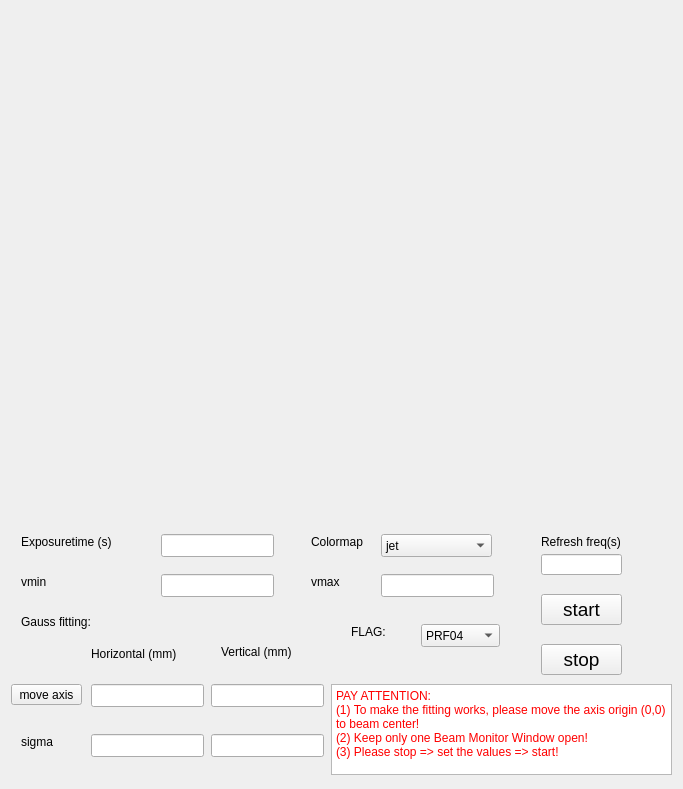
<?xml version="1.0" encoding="UTF-8"?>
<ui version="4.0">
 <class>Form</class>
 <widget class="QWidget" name="Form">
  <property name="geometry">
   <rect>
    <x>0</x>
    <y>0</y>
    <width>683</width>
    <height>789</height>
   </rect>
  </property>
  <property name="windowTitle">
   <string>Beam Monitor</string>
  </property>
  <layout class="QVBoxLayout" name="verticalLayout_3">
   <item>
    <layout class="QVBoxLayout" name="verticalLayout_2" stretch="2,1">
     <item>
      <widget class="MplWidget" name="widget" native="true"/>
     </item>
     <item>
      <widget class="QWidget" name="widget_2" native="true">
       <widget class="QLineEdit" name="lineEdit_4">
        <property name="geometry">
         <rect>
          <x>150</x>
          <y>50</y>
          <width>113</width>
          <height>23</height>
         </rect>
        </property>
       </widget>
       <widget class="QPushButton" name="pushButton">
        <property name="geometry">
         <rect>
          <x>530</x>
          <y>70</y>
          <width>81</width>
          <height>31</height>
         </rect>
        </property>
        <property name="font">
         <font>
          <pointsize>14</pointsize>
         </font>
        </property>
        <property name="text">
         <string>start</string>
        </property>
       </widget>
       <widget class="QLabel" name="label_8">
        <property name="geometry">
         <rect>
          <x>10</x>
          <y>210</y>
          <width>91</width>
          <height>16</height>
         </rect>
        </property>
        <property name="text">
         <string>sigma</string>
        </property>
       </widget>
       <widget class="QLabel" name="label_6">
        <property name="geometry">
         <rect>
          <x>80</x>
          <y>120</y>
          <width>111</width>
          <height>20</height>
         </rect>
        </property>
        <property name="text">
         <string>Horizontal (mm)</string>
        </property>
       </widget>
       <widget class="QLabel" name="label_5">
        <property name="geometry">
         <rect>
          <x>10</x>
          <y>90</y>
          <width>91</width>
          <height>16</height>
         </rect>
        </property>
        <property name="text">
         <string>Gauss fitting:</string>
        </property>
       </widget>
       <widget class="QLineEdit" name="lineEdit_6">
        <property name="geometry">
         <rect>
          <x>200</x>
          <y>210</y>
          <width>113</width>
          <height>23</height>
         </rect>
        </property>
       </widget>
       <widget class="QLabel" name="label_2">
        <property name="geometry">
         <rect>
          <x>300</x>
          <y>10</y>
          <width>91</width>
          <height>16</height>
         </rect>
        </property>
        <property name="text">
         <string>Colormap</string>
        </property>
       </widget>
       <widget class="QComboBox" name="comboBox_2">
        <property name="geometry">
         <rect>
          <x>370</x>
          <y>10</y>
          <width>111</width>
          <height>23</height>
         </rect>
        </property>
        <item>
         <property name="text">
          <string>jet</string>
         </property>
        </item>
        <item>
         <property name="text">
          <string>hot</string>
         </property>
        </item>
        <item>
         <property name="text">
          <string>summer</string>
         </property>
        </item>
        <item>
         <property name="text">
          <string>gnuplot</string>
         </property>
        </item>
       </widget>
       <widget class="QLabel" name="label_3">
        <property name="geometry">
         <rect>
          <x>10</x>
          <y>50</y>
          <width>91</width>
          <height>16</height>
         </rect>
        </property>
        <property name="text">
         <string>vmin</string>
        </property>
       </widget>
       <widget class="QLabel" name="label_7">
        <property name="geometry">
         <rect>
          <x>210</x>
          <y>120</y>
          <width>91</width>
          <height>16</height>
         </rect>
        </property>
        <property name="text">
         <string>Vertical (mm)</string>
        </property>
       </widget>
       <widget class="QLineEdit" name="lineEdit">
        <property name="geometry">
         <rect>
          <x>150</x>
          <y>10</y>
          <width>113</width>
          <height>23</height>
         </rect>
        </property>
       </widget>
       <widget class="QLabel" name="label_4">
        <property name="geometry">
         <rect>
          <x>300</x>
          <y>50</y>
          <width>91</width>
          <height>16</height>
         </rect>
        </property>
        <property name="text">
         <string>vmax</string>
        </property>
       </widget>
       <widget class="QLineEdit" name="lineEdit_5">
        <property name="geometry">
         <rect>
          <x>80</x>
          <y>210</y>
          <width>113</width>
          <height>23</height>
         </rect>
        </property>
       </widget>
       <widget class="QLabel" name="label">
        <property name="geometry">
         <rect>
          <x>10</x>
          <y>10</y>
          <width>111</width>
          <height>16</height>
         </rect>
        </property>
        <property name="text">
         <string>Exposuretime (s)</string>
        </property>
       </widget>
       <widget class="QLineEdit" name="lineEdit_3">
        <property name="geometry">
         <rect>
          <x>370</x>
          <y>50</y>
          <width>113</width>
          <height>23</height>
         </rect>
        </property>
       </widget>
       <widget class="QPushButton" name="pushButton_2">
        <property name="geometry">
         <rect>
          <x>530</x>
          <y>120</y>
          <width>81</width>
          <height>31</height>
         </rect>
        </property>
        <property name="font">
         <font>
          <pointsize>14</pointsize>
         </font>
        </property>
        <property name="text">
         <string>stop</string>
        </property>
       </widget>
       <widget class="QPushButton" name="pushButton_3">
        <property name="geometry">
         <rect>
          <x>0</x>
          <y>160</y>
          <width>71</width>
          <height>21</height>
         </rect>
        </property>
        <property name="text">
         <string>move axis</string>
        </property>
       </widget>
       <widget class="QLineEdit" name="lineEdit_7">
        <property name="geometry">
         <rect>
          <x>80</x>
          <y>160</y>
          <width>113</width>
          <height>23</height>
         </rect>
        </property>
       </widget>
       <widget class="QLineEdit" name="lineEdit_8">
        <property name="geometry">
         <rect>
          <x>200</x>
          <y>160</y>
          <width>113</width>
          <height>23</height>
         </rect>
        </property>
       </widget>
       <widget class="QLineEdit" name="lineEdit_9">
        <property name="geometry">
         <rect>
          <x>530</x>
          <y>30</y>
          <width>81</width>
          <height>21</height>
         </rect>
        </property>
       </widget>
       <widget class="QLabel" name="label_9">
        <property name="geometry">
         <rect>
          <x>530</x>
          <y>10</y>
          <width>111</width>
          <height>16</height>
         </rect>
        </property>
        <property name="text">
         <string>Refresh freq(s)</string>
        </property>
       </widget>
       <widget class="QTextEdit" name="textEdit">
        <property name="geometry">
         <rect>
          <x>320</x>
          <y>160</y>
          <width>341</width>
          <height>91</height>
         </rect>
        </property>
        <property name="html">
         <string>&lt;!DOCTYPE HTML PUBLIC &quot;-//W3C//DTD HTML 4.0//EN&quot; &quot;http://www.w3.org/TR/REC-html40/strict.dtd&quot;&gt;
&lt;html&gt;&lt;head&gt;&lt;meta name=&quot;qrichtext&quot; content=&quot;1&quot; /&gt;&lt;style type=&quot;text/css&quot;&gt;
p, li { white-space: pre-wrap; }
&lt;/style&gt;&lt;/head&gt;&lt;body style=&quot; font-family:'Sans Serif'; font-size:9pt; font-weight:400; font-style:normal;&quot;&gt;
&lt;p style=&quot; margin-top:0px; margin-bottom:0px; margin-left:0px; margin-right:0px; -qt-block-indent:0; text-indent:0px;&quot;&gt;&lt;span style=&quot; color:#ff0000;&quot;&gt;PAY ATTENTION:&lt;/span&gt;&lt;/p&gt;
&lt;p style=&quot; margin-top:0px; margin-bottom:0px; margin-left:0px; margin-right:0px; -qt-block-indent:0; text-indent:0px;&quot;&gt;&lt;span style=&quot; color:#ff0000;&quot;&gt;(1) To make the fitting works, please move the axis origin (0,0) to beam center!&lt;/span&gt;&lt;/p&gt;
&lt;p style=&quot; margin-top:0px; margin-bottom:0px; margin-left:0px; margin-right:0px; -qt-block-indent:0; text-indent:0px;&quot;&gt;&lt;span style=&quot; color:#ff0000;&quot;&gt;(2) Keep only one Beam Monitor Window open!&lt;/span&gt;&lt;/p&gt;
&lt;p style=&quot; margin-top:0px; margin-bottom:0px; margin-left:0px; margin-right:0px; -qt-block-indent:0; text-indent:0px;&quot;&gt;&lt;span style=&quot; color:#ff0000;&quot;&gt;(3) Please stop =&amp;gt; set the values =&amp;gt; start!  &lt;/span&gt;&lt;/p&gt;&lt;/body&gt;&lt;/html&gt;</string>
        </property>
       </widget>
       <widget class="QComboBox" name="flag_selec">
        <property name="geometry">
         <rect>
          <x>410</x>
          <y>100</y>
          <width>79</width>
          <height>23</height>
         </rect>
        </property>
        <item>
         <property name="text">
          <string>PRF04</string>
         </property>
        </item>
        <item>
         <property name="text">
          <string>PRF06</string>
         </property>
        </item>
        <item>
         <property name="text">
          <string>PRF07</string>
         </property>
        </item>
        <item>
         <property name="text">
          <string>PRF08</string>
         </property>
        </item>
       </widget>
       <widget class="QLabel" name="label_10">
        <property name="geometry">
         <rect>
          <x>340</x>
          <y>100</y>
          <width>91</width>
          <height>16</height>
         </rect>
        </property>
        <property name="text">
         <string>FLAG:</string>
        </property>
       </widget>
      </widget>
     </item>
    </layout>
   </item>
  </layout>
 </widget>
 <customwidgets>
  <customwidget>
   <class>MplWidget</class>
   <extends>QWidget</extends>
   <header>mplwidget.h</header>
   <container>1</container>
  </customwidget>
 </customwidgets>
 <resources/>
 <connections/>
</ui>
